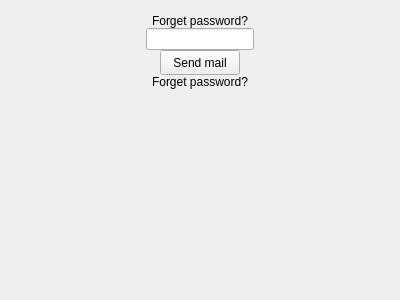
<?xml version="1.0" encoding="UTF-8"?>
<ui version="4.0">
 <class>ForgetPasswordScreen</class>
 <widget class="QWidget" name="ForgetPasswordScreen">
  <property name="geometry">
   <rect>
    <x>0</x>
    <y>0</y>
    <width>400</width>
    <height>300</height>
   </rect>
  </property>
  <property name="windowTitle">
   <string>Form</string>
  </property>
  <layout class="QVBoxLayout" name="verticalLayout">
   <property name="spacing">
    <number>0</number>
   </property>
   <property name="leftMargin">
    <number>0</number>
   </property>
   <property name="topMargin">
    <number>0</number>
   </property>
   <property name="rightMargin">
    <number>0</number>
   </property>
   <property name="bottomMargin">
    <number>0</number>
   </property>
   <item>
    <widget class="QWidget" name="widget" native="true"/>
   </item>
   <item>
    <widget class="QLabel" name="lblLogo">
     <property name="sizePolicy">
      <sizepolicy hsizetype="Fixed" vsizetype="Fixed">
       <horstretch>0</horstretch>
       <verstretch>0</verstretch>
      </sizepolicy>
     </property>
    </widget>
   </item>
   <item>
    <widget class="QLabel" name="lbCaption">
     <property name="text">
      <string>Forget password?</string>
     </property>
     <property name="alignment">
      <set>Qt::AlignCenter</set>
     </property>
    </widget>
   </item>
   <item alignment="Qt::AlignHCenter">
    <widget class="QLineEdit" name="edtEmail">
     <property name="sizePolicy">
      <sizepolicy hsizetype="Fixed" vsizetype="Fixed">
       <horstretch>0</horstretch>
       <verstretch>0</verstretch>
      </sizepolicy>
     </property>
     <property name="alignment">
      <set>Qt::AlignCenter</set>
     </property>
    </widget>
   </item>
   <item alignment="Qt::AlignHCenter">
    <widget class="QPushButton" name="btnSignIn">
     <property name="sizePolicy">
      <sizepolicy hsizetype="Fixed" vsizetype="Fixed">
       <horstretch>0</horstretch>
       <verstretch>0</verstretch>
      </sizepolicy>
     </property>
     <property name="minimumSize">
      <size>
       <width>80</width>
       <height>25</height>
      </size>
     </property>
     <property name="text">
      <string>Send mail</string>
     </property>
    </widget>
   </item>
   <item>
    <widget class="QLabel" name="lblForgetPass">
     <property name="text">
      <string>Forget password?</string>
     </property>
     <property name="alignment">
      <set>Qt::AlignCenter</set>
     </property>
    </widget>
   </item>
   <item>
    <spacer name="verticalSpacer">
     <property name="orientation">
      <enum>Qt::Vertical</enum>
     </property>
     <property name="sizeHint" stdset="0">
      <size>
       <width>20</width>
       <height>176</height>
      </size>
     </property>
    </spacer>
   </item>
   <item>
    <widget class="QWidget" name="wgtSignUpSpacing" native="true">
     <property name="sizePolicy">
      <sizepolicy hsizetype="Preferred" vsizetype="Fixed">
       <horstretch>0</horstretch>
       <verstretch>0</verstretch>
      </sizepolicy>
     </property>
    </widget>
   </item>
   <item>
    <widget class="QWidget" name="horizontalWidget" native="true">
     <property name="sizePolicy">
      <sizepolicy hsizetype="Preferred" vsizetype="Fixed">
       <horstretch>0</horstretch>
       <verstretch>0</verstretch>
      </sizepolicy>
     </property>
     <layout class="QHBoxLayout" name="horizontalLayout">
      <property name="spacing">
       <number>0</number>
      </property>
      <property name="leftMargin">
       <number>0</number>
      </property>
      <property name="topMargin">
       <number>0</number>
      </property>
      <property name="rightMargin">
       <number>0</number>
      </property>
      <property name="bottomMargin">
       <number>0</number>
      </property>
     </layout>
    </widget>
   </item>
  </layout>
 </widget>
 <resources/>
 <connections/>
</ui>
